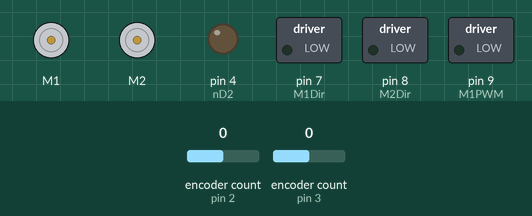
Recording of a sketch running on a simulated Arduino Uno, built with avr-gcc and run on an emulated ATmega328P. Parts: 2 × DC motor (green arrow = forward, orange = backward, longer = faster), switched loads named in the sketch (green lamp = pin HIGH), output pins drawn as LEDs (lit = HIGH). Inputs (shaded band) come from the test bench; at power-on: encoder count (sensors on pin 2, pin 3) 0.

Above: at 0.06 s.
At 0.8 s:
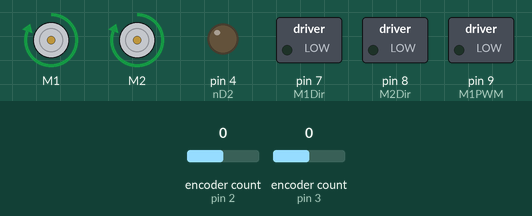
Timing chart, 0 to 2.3 s (numbered marks = the images above):
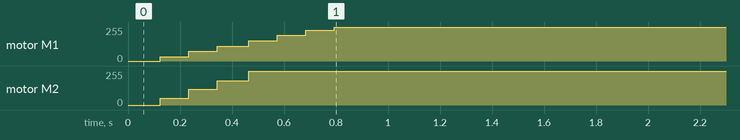

Measured:
- by itself, motor M1: moves from stopped to forward 255/255 over 0.67 s
- by itself, motor M2: moves from stopped to forward 255/255 over 0.45 s

The sketch:

Test_movementof_feet.ino
```cpp
//moving the system a dedicated amount of feet using velocity and positional control systems
#include <Encoder.h>
#include "DualMC33926MotorShield.h" //PWm goes from -400 to 400
#include <AutoPID.h>

//Pin setup
#define nD2 4 //tri-state disables both outputs of both motor channels when low
#define M1Dir 7 // Motor 1 direction input (voltage sign M1)
#define M2Dir 8 // motor 2 direction input (Voltage sign M2)
#define M1PWM 9 // Motor 1 speed input (Command Voltage M1)
#define M2PWM 10 // Motor 2 speed input (command Votlage M2)
#define nSF 12 //Status flag

// Control variables
#define kp_P (3)//Positional por. gain
#define kd_P (0)//Positional dif. gain
#define ki_P (0)//Positional int. gain

#define kp_A (1.42326874687712)//Wheel 1 velocity por. gain
#define kd_A (0.00367482905570187)//Wheel 1 velocity dif. gain
#define ki_A (37.0724319053501)//Wheel 1 velocity int. gain

#define kp_B (2.12835629707733)//Wheel 2 velocity por. gain
#define kd_B (0.00233603519251884)//Wheel 2 velocity dif. gain
#define ki_B (61.7452860007725)//Wheel 2 velocity int. gain

Encoder MotorEncoder1(2,5); //used 2 and 3 as they have the best interrupt timing, will need to change when adding second motor
Encoder MotorEncoder2(3,6); //used 2 and 3 as they have the best interrupt timing, will need to change when adding second motor

double counter1=0; //counter for motor 1 and 2 resp.
double counter2=0;

double rev1=0;
double rev2=0;// revolutions made for motor 1 and 2 resp.

double Rad1=0;
double Rad2=0;

double Vel_A=0; // Radial Velocity of motor 1
double Vel_B=0; // Radial Velocity of motor 2

double Rad1Prev=0;
double Rad2Prev=0;

double Position=0;//Current distance traveled calculated

double output_A=0;
double output_B=0;
double output_P=0;

double setpoint_A=0; //Wanted wheel 1 velocity
double setpoint_B=0; //Wanted wheel 2 velocity
double setpoint_P=5; // distance to be traveled in feet

double r=2.88/12;// Radius of wheel in feet


double Time_1=0; // time delay for next interval
double Interval_time=10;//sample interval time =10ms
//Initialize PID class variables
AutoPID Vel_A_PID(&Vel_A,&setpoint_A,&output_A,-400,400,kp_A,ki_A,kd_A);
AutoPID Vel_B_PID(&Vel_B,&setpoint_B,&output_B,-400,400,kp_B,ki_B,kd_B);

AutoPID Position_PID(&Position,&setpoint_P,&output_P,-400,400,kp_P,ki_P,kd_P);

//AutoPID myPID(&Position,&setpoint_B,&output_B,-400,400,kp,ki,kd);

DualMC33926MotorShield motor_shield;

void setup() {
  // put your setup code here, to run once:
   pinMode(nD2,OUTPUT);
   pinMode(M1Dir,OUTPUT);
   pinMode(M2Dir,OUTPUT);
   pinMode(M1PWM,OUTPUT);
   pinMode(M1PWM,OUTPUT);
   pinMode(nSF,INPUT);
   motor_shield.init();
   Serial.begin (250000);//baud rate set to 250000
   Vel_A_PID.setTimeStep(110);
   Vel_B_PID.setTimeStep(110);
   Position_PID.setTimeStep(110);
}

void loop() {

while(millis()> Time_1 + Interval_time)
{

   counter1=MotorEncoder1.read(); //get motor counts for motor 1
   counter2=MotorEncoder2.read();  //get motor counts for motor 2

   rev1=(counter1)/(64*50); // Get revolutions made for motor 1
   rev2=(counter2)/(64*50); // Get revolutions made for motor 2

   Rad1=rev1*6.2832; // Get radians made for motor 1
   Rad2=rev2*6.2832; // Get radians made for motor 2

   Vel_A=(Rad1-Rad1Prev)/(Interval_time/1000); // Get current radial velocity for motor 1
   Vel_B=(Rad2-Rad2Prev)/(Interval_time/1000); // Get current radial velocity for motor 2

   Position=2*3.14*r*((rev1+rev2)/2);

   Position_PID.run();

   setpoint_A = output_P;
   setpoint_B = output_P;

   Vel_A_PID.run();
   Vel_B_PID.run();

   motor_shield.setM1Speed(output_A);
   motor_shield.setM2Speed(output_B);

   Rad1Prev=Rad1;
   Rad2Prev=Rad2;

   Time_1+=Interval_time; //Change time so it runs at an incremeted 10ms
  }

}
```
